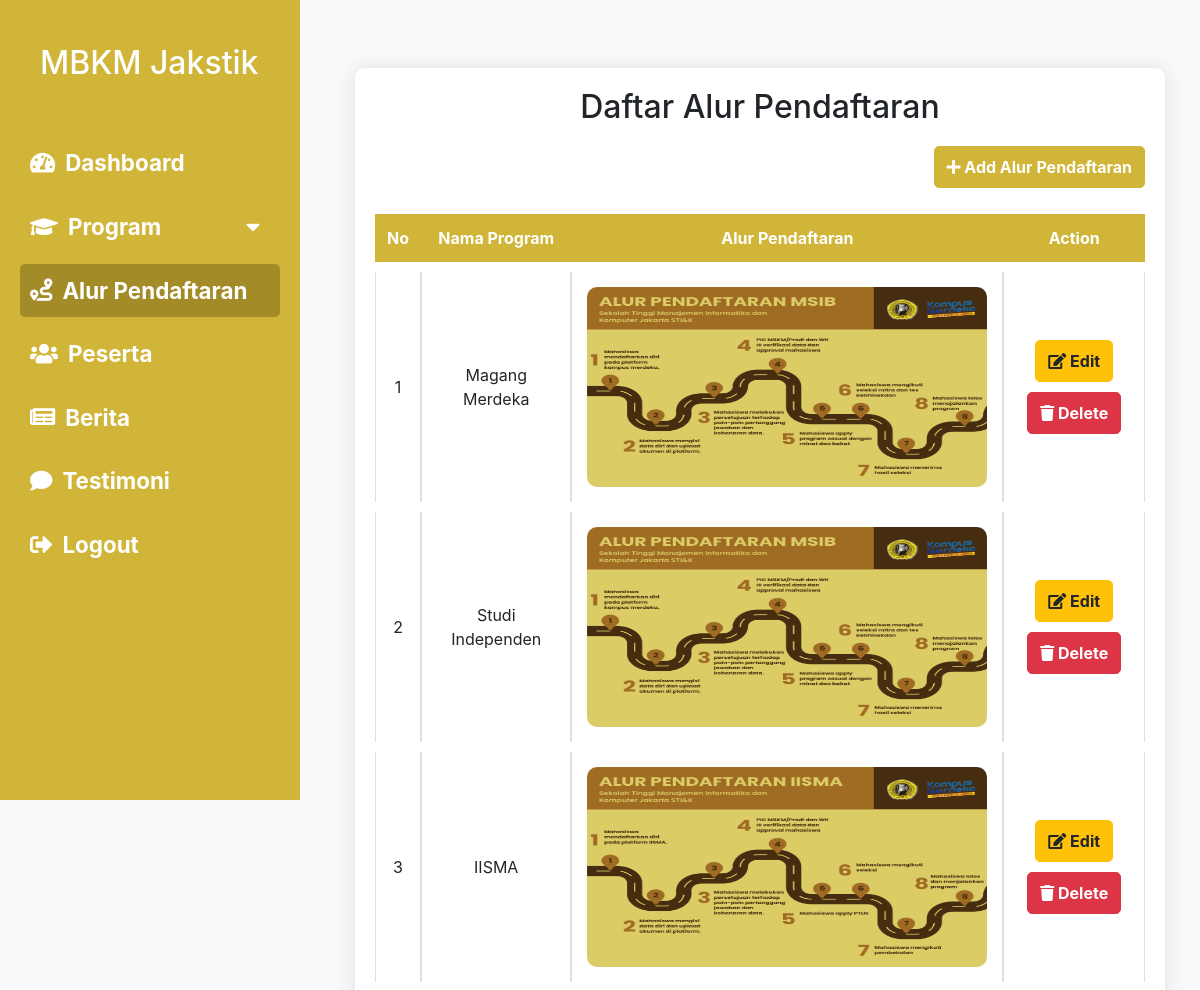
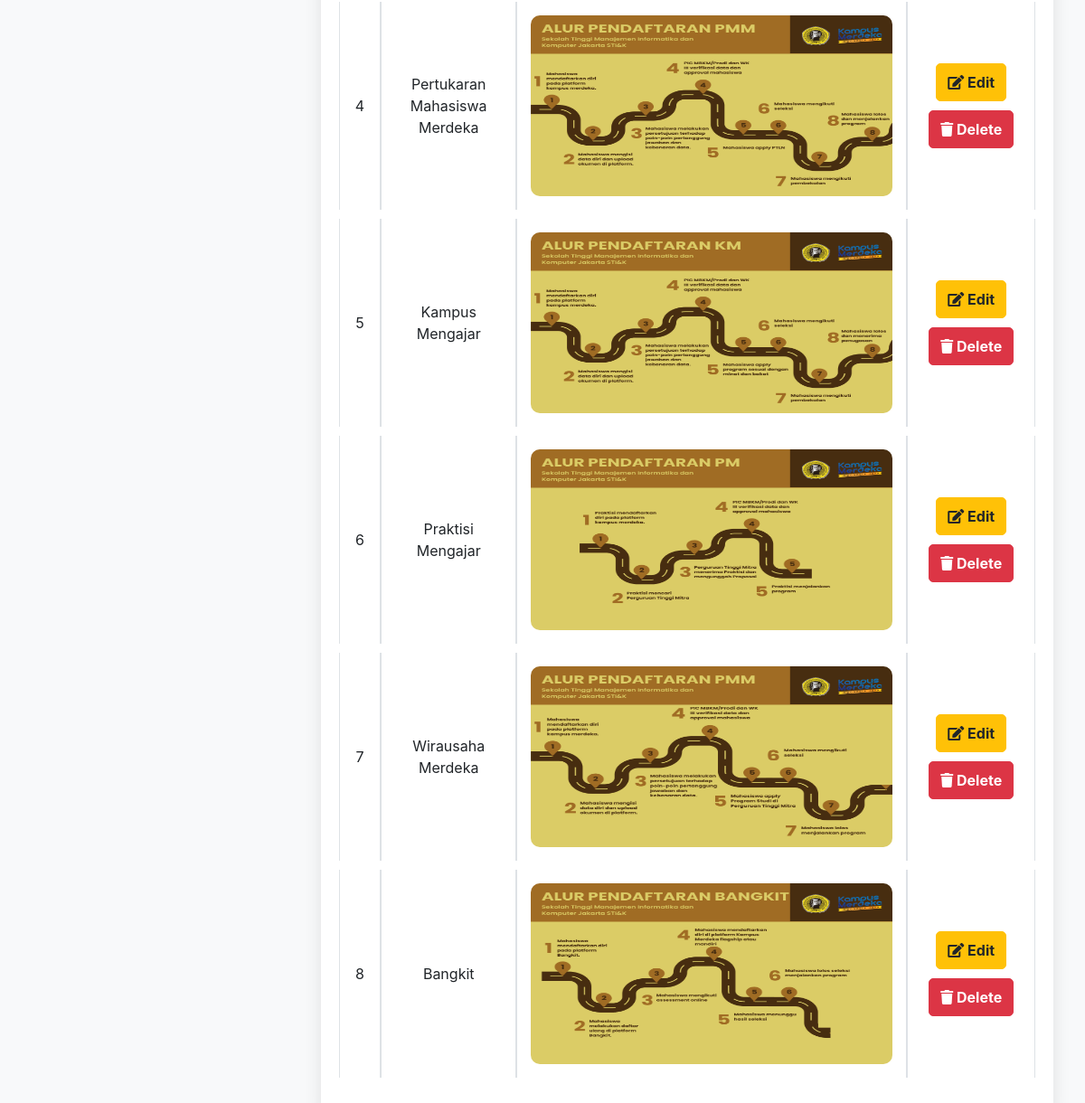
The page /admin/alur-pendaftaran/index.php (signed in) on the database its author committed (2 pictures, top to bottom).
### tables this page shows
CREATE TABLE `alur` (
  `id` int(11) NOT NULL,
  `id_program` int(11) NOT NULL,
  `nama_program` varchar(50) NOT NULL,
  `gambar` varchar(255) NOT NULL
);

CREATE TABLE `program` (
  `id` int(11) NOT NULL,
  `gambar` varchar(255) NOT NULL,
  `nama` varchar(255) NOT NULL,
  `deskripsi` varchar(255) NOT NULL
);

### admin/alur-pendaftaran/index.php (the view, shortened to what this page needs)
<?php
include(__DIR__ . '/../../config/connection.php');
$sql = "SELECT alur.id, alur.gambar, program.nama as nama_program
        FROM alur
        JOIN program ON alur.id_program = program.id";
$result = $conn->query($sql);
?>
<!DOCTYPE html>
<html lang="en">
<head>
    <link href="https://stackpath.bootstrapcdn.com/bootstrap/4.5.2/css/bootstrap.min.css" rel="stylesheet">
    <link href="https://cdnjs.cloudflare.com/ajax/libs/font-awesome/5.15.4/css/all.min.css" rel="stylesheet">
    <link href="https://cdn.jsdelivr.net/npm/bootstrap-icons/font/bootstrap-icons.css" rel="stylesheet">
</head>
<body>
    <div class="sidebar">
        <div class="mb-4">
            <br>
            <h2>MBKM Jakstik</h2>
        </div>
        <ul class="nav flex-column">
            <li class="nav-item">
                <a class="nav-link" href="../index.php">
                    <i class="fas fa-tachometer-alt"></i> Dashboard
                </a>
            </li>
            <li class="nav-item">
                <a class="nav-link" href="#" data-toggle="collapse" data-target="#programSubmenu" aria-expanded="false">
                    <i class="fas fa-graduation-cap"></i> Program <i class="fas fa-caret-down ml-auto"></i>
                </a>
            </li>
            <li class="nav-item">
                <a class="nav-link active" href="index.php">
                    <i class="fas fa-route"></i> Alur Pendaftaran
                </a>
            </li>
            <li class="nav-item">
                <a class="nav-link" href="../peserta">
                    <i class="fas fa-users"></i> Peserta
                </a>
            </li>
            <li class="nav-item">
                <a class="nav-link" href="../berita">
                    <i class="fas fa-newspaper"></i> Berita
                </a>
            </li>
            <li class="nav-item">
                <a class="nav-link" href="../testimoni">
                    <i class="fas fa-comment"></i> Testimoni
                </a>
            </li>
            <li class="nav-item mt-auto">
                <a class="nav-link" href="../../logout.php">
                    <i class="fas fa-sign-out-alt"></i> Logout
                </a>
            </li>
        </ul>
    </div>
    <div class="content">
        <div class="container mt-5">
            <div class="table-container">
                <div class="mb-3 text-center">
                    <h2>Daftar Alur Pendaftaran</h2>
                </div>
                <div class="text-right mb-3">
                    <a href="add-alur.php" class="btn btn-primary font-weight-bold"><i class="fas fa-plus"></i> Add Alur Pendaftaran</a>
                </div>
                <div class="table-responsive">
                    <table class="table table-hover table-bordered">
                        <thead>
                            <tr>
                                <th>No</th>
                                <th width=200px>Nama Program</th>
                                <th>Alur Pendaftaran</th>
                                <th width=200px>Action</th>
                            </tr>
                        </thead>
                        <tbody>
                            <?php if ($result->num_rows > 0) : ?>
                                <?php $no = 1; ?>
                                <?php while ($row = $result->fetch_assoc()) : ?>
                                    <tr>
                                        <td><?= $no++ ?></td>
                                        <td><?= $row['nama_program']; ?></td>
                                        <td><img src="../../img/alur/<?= $row["gambar"] ?>" width="400px" height="200px" alt=""></td>
                                        <td>
                                            <a href="edit-alur.php?id=<?= $row['id']; ?>" class="btn btn-warning font-weight-bold"><i class="fas fa-edit"></i> Edit</a>
                                            <a href="delete-alur.php?id=<?= $row['id']; ?>" class="btn btn-danger font-weight-bold"><i class="fas fa-trash"></i> Delete</a>
                                        </td>
                                    </tr>
                                <?php endwhile; ?>
                            <?php else : ?>
                                <tr>
                                    <td colspan="4" class="text-center">No records found</td>
                                </tr>
                            <?php endif; ?>
                        </tbody>
                    </table>
                </div>
            </div>
        </div>
    </div>
</body>
</html>

### admin/alur-pendaftaran/index.php (style rules this page uses)
body { display: flex; height: 100vh; margin: 0; background-color: #f8f9fa; }
.sidebar { width: 300px; height: 100vh; background-color: #d1b538; color: white; position: fixed; display: flex; flex-direction: column; padding: 20px; margin-left: 0; }
.sidebar h2 { padding-left: 20px; margin-bottom: 30px; }
.sidebar .nav-item { list-style: none; margin-left: 0; }
.sidebar .nav-link { color: white; font-size: 1.4em; font-weight: 700; margin-bottom: 10px; display: flex; align-items: center; padding: 10px; border-radius: 5px; text-decoration: none; }
.sidebar .nav-link.active { background-color: #a38c27; }
.sidebar .nav-link i { margin-right: 10px; }
.content { margin-left: 320px; padding: 20px; width: calc(100% - 320px); }
.table-container { background-color: #ffffff; padding: 20px; border-radius: 10px; box-shadow: 0 0 20px rgba(0, 0, 0, 0.1); }
.table-container h2 { margin-bottom: 20px; }
.table { border-collapse: separate; border-spacing: 0 10px; }
.table th, .table td { text-align: center; vertical-align: middle; }
.table thead th { background-color: #d1b538; color: white; border: none; }
.table tbody tr { background-color: white; border-radius: 10px; transition: box-shadow 0.3s; }
.table tbody tr td { padding: 15px; border-top: none; border-bottom: none; }
.table tbody tr td img { border-radius: 10px; }
.table .btn { font-weight: 700; }
.btn-primary { background-color: #d1b538; border-color: #d1b538; }
.btn-warning, .btn-danger { margin: 5px 0; }
.btn { padding: 8px 12px; border-radius: 5px; }

### rows shown on the page
alur: id_program.nama "Magang Merdeka", gambar (picture)
alur: id_program.nama "Studi Independen", gambar (picture)
alur: id_program.nama "IISMA", gambar (picture)
alur: id_program.nama "Pertukaran Mahasiswa Merdeka", gambar (picture)
alur: id_program.nama "Kampus Mengajar", gambar (picture)
alur: id_program.nama "Praktisi Mengajar", gambar (picture)
alur: id_program.nama "Wirausaha Merdeka", gambar (picture)
alur: id_program.nama "Bangkit", gambar (picture)
